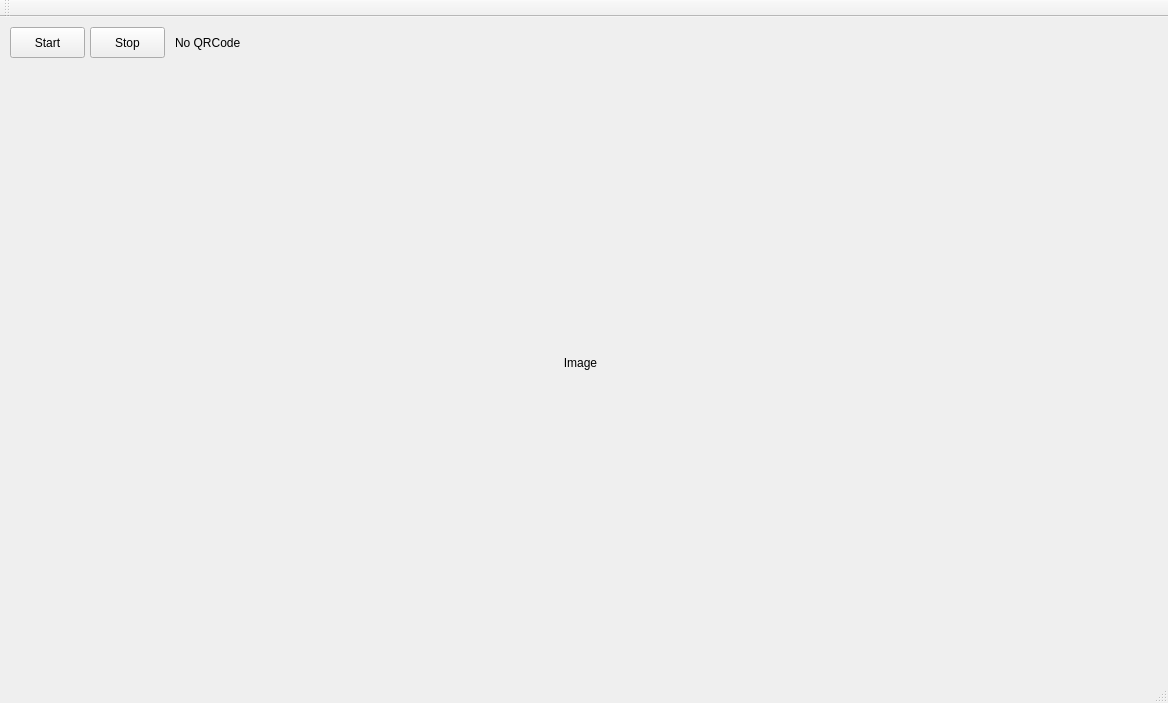
<?xml version="1.0" encoding="UTF-8"?>
<ui version="4.0">
 <class>MainWindow</class>
 <widget class="QMainWindow" name="MainWindow">
  <property name="geometry">
   <rect>
    <x>0</x>
    <y>0</y>
    <width>1168</width>
    <height>703</height>
   </rect>
  </property>
  <property name="windowTitle">
   <string>MainWindow</string>
  </property>
  <widget class="QWidget" name="centralWidget">
   <widget class="QLabel" name="label">
    <property name="geometry">
     <rect>
      <x>10</x>
      <y>50</y>
      <width>1141</width>
      <height>591</height>
     </rect>
    </property>
    <property name="text">
     <string>Image</string>
    </property>
    <property name="alignment">
     <set>Qt::AlignCenter</set>
    </property>
   </widget>
   <widget class="QPushButton" name="btnStart">
    <property name="geometry">
     <rect>
      <x>10</x>
      <y>10</y>
      <width>75</width>
      <height>31</height>
     </rect>
    </property>
    <property name="text">
     <string>Start</string>
    </property>
   </widget>
   <widget class="QPushButton" name="btnStop">
    <property name="geometry">
     <rect>
      <x>90</x>
      <y>10</y>
      <width>75</width>
      <height>31</height>
     </rect>
    </property>
    <property name="text">
     <string>Stop</string>
    </property>
   </widget>
   <widget class="QLabel" name="qrLabel">
    <property name="geometry">
     <rect>
      <x>175</x>
      <y>10</y>
      <width>981</width>
      <height>31</height>
     </rect>
    </property>
    <property name="text">
     <string>No QRCode</string>
    </property>
   </widget>
  </widget>
  <widget class="QMenuBar" name="menuBar">
   <property name="geometry">
    <rect>
     <x>0</x>
     <y>0</y>
     <width>1168</width>
     <height>21</height>
    </rect>
   </property>
  </widget>
  <widget class="QToolBar" name="mainToolBar">
   <attribute name="toolBarArea">
    <enum>TopToolBarArea</enum>
   </attribute>
   <attribute name="toolBarBreak">
    <bool>false</bool>
   </attribute>
  </widget>
  <widget class="QStatusBar" name="statusBar"/>
 </widget>
 <layoutdefault spacing="6" margin="11"/>
 <resources/>
 <connections/>
</ui>
